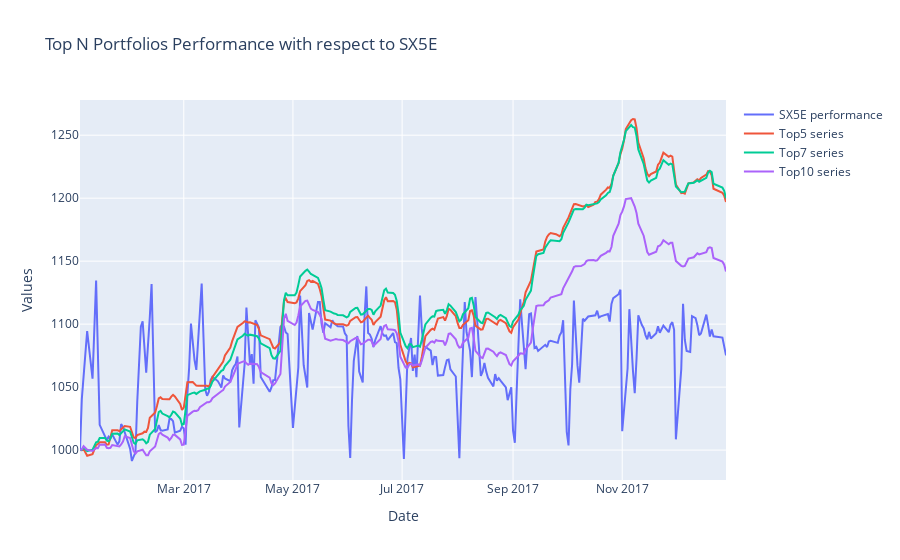

Notebook code cell kept with this figure:
### Code cell
plot_portfolios(portfolio_series_CNN_LSTM, test_index_series)

### Figure 1 — Plotly figure (JSON) as saved in the notebook; plotly's stock layout.template omitted (floating-point values rounded to 4 significant figures; data arrays with more than 128 entries replaced by an {"elided": "..."} marker saying what was removed)
{"data": [{"mode": "lines", "name": "SX5E performance", "type": "scatter", "x": {"elided": "251 str values"}, "y": {"elided": "251 float values"}}, {"mode": "lines", "name": "Top5 series", "type": "scatter", "x": {"elided": "254 str values"}, "y": {"elided": "254 float values"}}, {"mode": "lines", "name": "Top7 series", "type": "scatter", "x": {"elided": "254 str values"}, "y": {"elided": "254 float values"}}, {"mode": "lines", "name": "Top10 series", "type": "scatter", "x": {"elided": "254 str values"}, "y": {"elided": "254 float values"}}], "layout": {"title": {"text": "Top N Portfolios Performance with respect to SX5E"}, "xaxis": {"title": {"text": "Date"}}, "yaxis": {"title": {"text": "Values"}}}}
